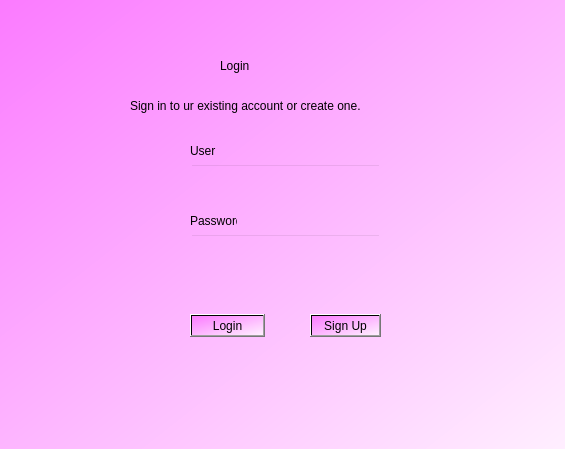
<?xml version="1.0" encoding="UTF-8"?>
<ui version="4.0">
 <class>Dialog</class>
 <widget class="QDialog" name="Dialog">
  <property name="geometry">
   <rect>
    <x>0</x>
    <y>0</y>
    <width>565</width>
    <height>449</height>
   </rect>
  </property>
  <property name="windowTitle">
   <string>Dialog</string>
  </property>
  <property name="styleSheet">
   <string notr="true">background-color: qlineargradient(spread:pad, x1:0.006, y1:0, x2:1, y2:1, stop:0 rgba(251, 123, 255, 255), stop:1 rgba(255, 239, 255, 255));</string>
  </property>
  <widget class="QLineEdit" name="txt_login">
   <property name="geometry">
    <rect>
     <x>190</x>
     <y>164</y>
     <width>191</width>
     <height>41</height>
    </rect>
   </property>
   <property name="styleSheet">
    <string notr="true">background-color:rgba(0,0,0,0);

</string>
   </property>
   <property name="text">
    <string/>
   </property>
  </widget>
  <widget class="QLineEdit" name="txt_senha">
   <property name="geometry">
    <rect>
     <x>190</x>
     <y>234</y>
     <width>191</width>
     <height>41</height>
    </rect>
   </property>
   <property name="styleSheet">
    <string notr="true">background-color:rgba(0,0,0,0);

</string>
   </property>
   <property name="echoMode">
    <enum>QLineEdit::Password</enum>
   </property>
  </widget>
  <widget class="QLabel" name="label">
   <property name="geometry">
    <rect>
     <x>190</x>
     <y>144</y>
     <width>47</width>
     <height>13</height>
    </rect>
   </property>
   <property name="styleSheet">
    <string notr="true">background: rgba(0,0,0,0);</string>
   </property>
   <property name="text">
    <string>User</string>
   </property>
  </widget>
  <widget class="QLabel" name="label_2">
   <property name="geometry">
    <rect>
     <x>190</x>
     <y>214</y>
     <width>47</width>
     <height>13</height>
    </rect>
   </property>
   <property name="styleSheet">
    <string notr="true">background: rgba(0,0,0,0);</string>
   </property>
   <property name="text">
    <string>Password</string>
   </property>
  </widget>
  <widget class="QPushButton" name="btn_login">
   <property name="geometry">
    <rect>
     <x>190</x>
     <y>314</y>
     <width>75</width>
     <height>23</height>
    </rect>
   </property>
   <property name="styleSheet">
    <string notr="true"/>
   </property>
   <property name="text">
    <string>Login</string>
   </property>
  </widget>
  <widget class="QPushButton" name="btn_signup">
   <property name="geometry">
    <rect>
     <x>310</x>
     <y>314</y>
     <width>71</width>
     <height>23</height>
    </rect>
   </property>
   <property name="styleSheet">
    <string notr="true"/>
   </property>
   <property name="text">
    <string>Sign Up</string>
   </property>
  </widget>
  <widget class="QLabel" name="label_3">
   <property name="geometry">
    <rect>
     <x>220</x>
     <y>20</y>
     <width>131</width>
     <height>91</height>
    </rect>
   </property>
   <property name="styleSheet">
    <string notr="true">font: 32pt &quot;Courier New&quot;;
background: rgba(0,0,0,0);</string>
   </property>
   <property name="text">
    <string>Login</string>
   </property>
  </widget>
  <widget class="QLabel" name="label_4">
   <property name="geometry">
    <rect>
     <x>130</x>
     <y>90</y>
     <width>321</width>
     <height>31</height>
    </rect>
   </property>
   <property name="styleSheet">
    <string notr="true">font: 8pt &quot;Courier New&quot;;
background: rgba(0,0,0,0);</string>
   </property>
   <property name="text">
    <string>Sign in to ur existing account or create one.</string>
   </property>
  </widget>
  <widget class="QLabel" name="label_error">
   <property name="geometry">
    <rect>
     <x>190</x>
     <y>280</y>
     <width>191</width>
     <height>20</height>
    </rect>
   </property>
   <property name="styleSheet">
    <string notr="true">background: rgba(0,0,0,0);
color:red;</string>
   </property>
   <property name="text">
    <string/>
   </property>
  </widget>
  <zorder>label</zorder>
  <zorder>txt_login</zorder>
  <zorder>txt_senha</zorder>
  <zorder>label_2</zorder>
  <zorder>btn_login</zorder>
  <zorder>btn_signup</zorder>
  <zorder>label_3</zorder>
  <zorder>label_4</zorder>
  <zorder>label_error</zorder>
 </widget>
 <tabstops>
  <tabstop>txt_login</tabstop>
  <tabstop>txt_senha</tabstop>
  <tabstop>btn_login</tabstop>
  <tabstop>btn_signup</tabstop>
 </tabstops>
 <resources/>
 <connections>
  <connection>
   <sender>txt_senha</sender>
   <signal>editingFinished()</signal>
   <receiver>btn_login</receiver>
   <slot>setFocus()</slot>
   <hints>
    <hint type="sourcelabel">
     <x>270</x>
     <y>245</y>
    </hint>
    <hint type="destinationlabel">
     <x>230</x>
     <y>325</y>
    </hint>
   </hints>
  </connection>
 </connections>
</ui>
